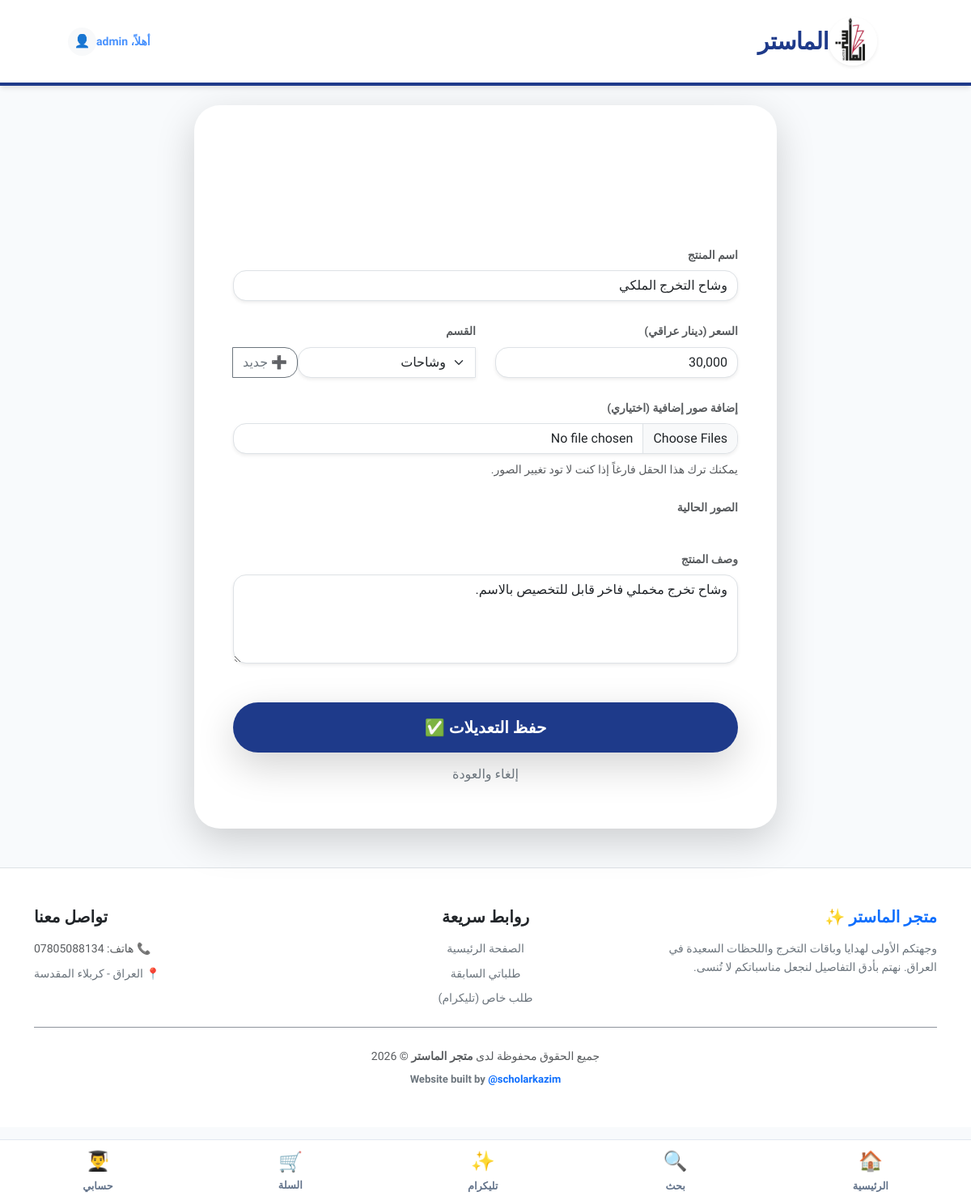
/admin/products/edit/2 (signed in), run on the app's committed database.
### models.py (models this page shows)
class User(UserMixin, db.Model):
    id = db.Column(db.Integer, primary_key=True)
    username = db.Column(db.String(80), unique=True, nullable=False) # Supports Arabic
    phone = db.Column(db.String(20), unique=True, nullable=False)
    email = db.Column(db.String(120), unique=True, nullable=True) # Optional now
    password_hash = db.Column(db.String(120), nullable=True) # Not needed for OTP login but keep for admin
    is_admin = db.Column(db.Boolean, default=False)
    created_at = db.Column(db.DateTime, default=datetime.utcnow)

class Product(db.Model):
    id = db.Column(db.Integer, primary_key=True)
    title = db.Column(db.String(200), nullable=False)
    description = db.Column(db.Text)
    price = db.Column(db.Float, nullable=False)
    image_url = db.Column(db.String(500)) # Main image
    category = db.Column(db.String(100))
    grad_year = db.Column(db.String(10))
    can_customize_name = db.Column(db.Boolean, default=True)
    stock = db.Column(db.Integer, default=100)
    created_at = db.Column(db.DateTime, default=datetime.utcnow)
    images = db.relationship('ProductImage', backref='product', lazy=True, cascade="all, delete-orphan")

class Category(db.Model):
    id = db.Column(db.Integer, primary_key=True)
    name = db.Column(db.String(100), unique=True, nullable=False)

### app.py (the view, shortened to what this page needs)
@app.route('/admin/products/edit/<int:id>', methods=['GET', 'POST'])
@login_required
def edit_product(id):
    if not current_user.is_admin:
        return redirect(url_for('index'))
    product = Product.query.get_or_404(id)
    categories = Category.query.all()
    return render_template('admin/edit_product.html', product=product, categories=categories)

### app.py (called while the page is built)
@login_manager.user_loader
def load_user(user_id):
    return User.query.get(int(user_id))

### templates/admin/edit_product.html (shortened to what this page needs)
{% extends "base.html" %}
{% block content %}
<div class="row justify-content-center">
    <div class="col-12 col-md-8">
        <div class="card border-0 shadow-lg rounded-5 overflow-hidden">
            <div class="bg-grad-blue p-4 text-center text-white">
                <h3 class="fw-bold mb-0">تعديل المنتج</h3>
                <p class="small opacity-75 mt-1">تحديث بيانات: {{ product.title }}</p>
            </div>
            <div class="card-body p-4 p-md-5">
                <form method="POST" enctype="multipart/form-data">
                    <div class="mb-4">
                        <label class="form-label small fw-bold text-muted">اسم المنتج</label>
                        <input type="text" name="title" class="form-control rounded-4 shadow-sm"
                            value="{{ product.title }}" required>
                    </div>
                    <div class="row">
                        <div class="col-md-6 mb-4">
                            <label class="form-label small fw-bold text-muted">السعر (دينار عراقي)</label>
                            <input type="text" name="price" id="priceInput" class="form-control rounded-4 shadow-sm"
                                value="{{ '{:,.0f}'.format(product.price) }}" required>
                        </div>
                        <div class="col-md-6 mb-4">
                            <label class="form-label small fw-bold text-muted">القسم</label>
                            <div class="input-group">
                                <select name="category" id="categorySelect"
                                    class="form-select rounded-start-4 shadow-sm">
                                    {% for cat in categories %}
                                    <option value="{{ cat.name }}" {% if product.category==cat.name %}selected{% endif
                                        %}>{{ cat.name }}</option>
                                    {% endfor %}
                                </select>
                                <button class="btn btn-outline-secondary rounded-end-4" type="button"
                                    onclick="toggleNewCategory()">➕ جديد</button>
                            </div>
                        </div>
                    </div>
                    <div class="mb-4">
                        <label class="form-label small fw-bold text-muted">إضافة صور إضافية (اختياري)</label>
                        <input type="file" name="images" class="form-control rounded-4 shadow-sm" accept="image/*"
                            multiple>
                        <div class="form-text small mt-2">يمكنك ترك هذا الحقل فارغاً إذا كنت لا تود تغيير الصور.</div>
                    </div>
                    <div class="mb-4">
                        <label class="form-label small fw-bold text-muted d-block">الصور الحالية</label>
                        <div class="d-flex gap-2 overflow-auto pb-2 scroll-hide">
                        </div>
                    </div>
                    <div class="mb-5">
                        <label class="form-label small fw-bold text-muted">وصف المنتج</label>
                        <textarea name="description" class="form-control rounded-4 shadow-sm"
                            rows="4">{{ product.description }}</textarea>
                    </div>
                    <div class="d-grid gap-2">
                        <button type="submit" class="btn btn-grad-blue btn-lg rounded-pill py-3 fw-bold shadow-lg">حفظ
                            التعديلات ✅</button>
                        <a href="{{ url_for('admin_products') }}"
                            class="btn btn-link text-secondary text-decoration-none">إلغاء والعودة</a>
                    </div>
                </form>
            </div>
        </div>
    </div>
</div>
{% endblock %}

### templates/base.html (shortened to what this page needs)
<!DOCTYPE html>
<html lang="ar" dir="rtl">
<head>
    <link href="https://cdn.jsdelivr.net/npm/bootstrap@5.3.0/dist/css/bootstrap.min.css" rel="stylesheet">
    <link rel="stylesheet" href="{{ url_for('static', filename='css/style.css') }}">
</head>
<body>
    <nav class="navbar sticky-top py-3">
        <div class="container px-4">
            <a class="navbar-brand brand-font d-flex align-items-center" href="{{ url_for('index') }}">
                <img src="{{ url_for('static', filename='img/logo.jpg') }}" alt="الماستر" height="60"
                    class="me-3 rounded-circle shadow-sm">
                <span>الماستر</span>
            </a>
            <div class="d-flex align-items-center">
                {% if current_user.is_authenticated %}
                <a href="{{ url_for('profile') }}" class="text-decoration-none d-flex align-items-center">
                    <span class="me-2 opacity-75 small fw-bold">أهلاً، {{ current_user.username }}</span>
                    <div class="bg-light rounded-circle p-2 d-flex align-items-center justify-content-center"
                        style="width: 35px; height: 35px;">
                        <span class="fs-6">👤</span>
                    </div>
                </a>
                {% else %}
                <a href="{{ url_for('login') }}" class="btn btn-grad-blue btn-sm px-4 rounded-pill">دخول</a>
                {% endif %}
            </div>
        </div>
    </nav>
    <main class="container mt-4 px-4">
        {% block content %}{% endblock %}
    </main>
    <div class="iphone-tab-bar">
        <a href="{{ url_for('index') }}" class="tab-item {% if request.endpoint == 'index' %}active{% endif %}">
            <span class="tab-icon">🏠</span>
            <span>الرئيسية</span>
        </a>
        <a href="{{ url_for('search') }}" class="tab-item {% if request.endpoint == 'search' %}active{% endif %}">
            <span class="tab-icon">🔍</span>
            <span>بحث</span>
        </a>
        {% if current_user.is_authenticated %}
        <a href="https://t.me/ALMASTER1" class="tab-item">
            <span class="tab-icon">✨</span>
            <span>تليكرام</span>
        </a>
        <a href="{{ url_for('view_cart') }}" class="tab-item {% if request.endpoint == 'view_cart' %}active{% endif %}">
            <div class="position-relative">
                <span class="tab-icon">🛒</span>
            </div>
            <span>السلة</span>
        </a>
        <a href="{{ url_for('profile') }}" class="tab-item {% if request.endpoint == 'profile' %}active{% endif %}">
            <span class="tab-icon">👨‍🎓</span>
            <span>حسابي</span>
        </a>
        {% endif %}
    </div>
    <footer class="bg-white border-top mt-5 py-5">
        <div class="container">
            <div class="row g-4">
                <div class="col-12 col-md-4 text-center text-md-end">
                    <h5 class="fw-bold text-primary mb-3">متجر الماستر ✨</h5>
                    <p class="text-secondary small">وجهتكم الأولى لهدايا وباقات التخرج واللحظات السعيدة في العراق. نهتم
                        بأدق التفاصيل لنجعل مناسباتكم لا تُنسى.</p>
                </div>
                <div class="col-12 col-md-4 text-center">
                    <h5 class="fw-bold text-dark mb-3">روابط سريعة</h5>
                    <div class="d-flex flex-column gap-2">
                        <a href="{{ url_for('index') }}" class="text-decoration-none text-secondary small">الصفحة
                            الرئيسية</a>
                        <a href="{{ url_for('profile') }}" class="text-decoration-none text-secondary small">طلباتي
                            السابقة</a>
                        <a href="https://t.me/ALMASTER1" class="text-decoration-none text-secondary small">طلب خاص
                            (تليكرام)</a>
                    </div>
                </div>
                <div class="col-12 col-md-4 text-center text-md-start">
                    <h5 class="fw-bold text-dark mb-3">تواصل معنا</h5>
                    <p class="small text-muted mb-2">📞 هاتف: 07805088134</p>
                    <p class="text-secondary small">📍 العراق - كربلاء المقدسة</p>
                </div>
            </div>
            <hr class="my-4 opacity-50">
            <div class="text-center">
                <p class="text-muted small mb-0">جميع الحقوق محفوظة لدى <strong>متجر الماستر</strong> © 2026</p>
                <div class="mt-2 fw-bold" style="font-size: 13px;">
                    <span class="text-secondary">Website built by</span>
                    <a href="https://www.instagram.com/scholarkazim" target="_blank"
                        class="text-primary text-decoration-none hover-link">@scholarkazim</a>
                </div>
            </div>
        </div>
    </footer>
</body>
</html>

### static/css/style.css (style rules this page uses)
:root { --bg-color: #f8fafc; --text-color: #1e293b; --primary-color: #1e3a8a; --accent-color: #d4af37; --secondary-blue: #3b82f6; --font-main: 'Tajawal', sans-serif; --transition: all 0.3s cubic-bezier(0.4, 0, 0.2, 1); --card-bg: #ffffff; --safe-area-inset-bottom: env(safe-area-inset-bottom); }
* { box-sizing: border-box; margin: 0; padding: 0; font-family: var(--font-main) !important; }
body { background-color: var(--bg-color); color: var(--text-color); line-height: 1.6; overflow-x: hidden; direction: rtl; text-align: right; padding-bottom: calc(90px + var(--safe-area-inset-bottom)); -webkit-text-size-adjust: 100%; -webkit-tap-highlight-color: transparent; }
.navbar { background: white !important; border-bottom: 4px solid var(--primary-color); box-shadow: 0 4px 6px -1px rgb(0 0 0 / 0.1); padding: 1rem 5% !important; }
.brand-font { color: var(--primary-color) !important; font-weight: 900; font-size: 1.8rem !important; letter-spacing: -0.5px; }
.iphone-tab-bar { position: fixed; bottom: 0; right: 0; left: 0; height: calc(75px + var(--safe-area-inset-bottom)); background: rgba(255, 255, 255, 0.95); backdrop-filter: blur(10px); display: flex; justify-content: space-around; align-items: center; padding-bottom: var(--safe-area-inset-bottom); border-top: 1px solid #e2e8f0; z-index: 1000; }
.tab-item { color: #64748b; text-decoration: none; display: flex; flex-direction: column; align-items: center; font-size: 0.8rem; font-weight: 600; transition: var(--transition); }
.tab-icon { font-size: 1.5rem; margin-bottom: 2px; }
.btn-grad-blue { background: var(--primary-color); color: white; padding: 12px 30px; border-radius: 12px; font-weight: 700; border: none; transition: var(--transition); }

### data on the page
User: username "admin"
Product: title "وشاح التخرج الملكي", price "30,000", category "وشاحات", description "وشاح تخرج مخملي فاخر قابل للتخصيص بالاسم."
